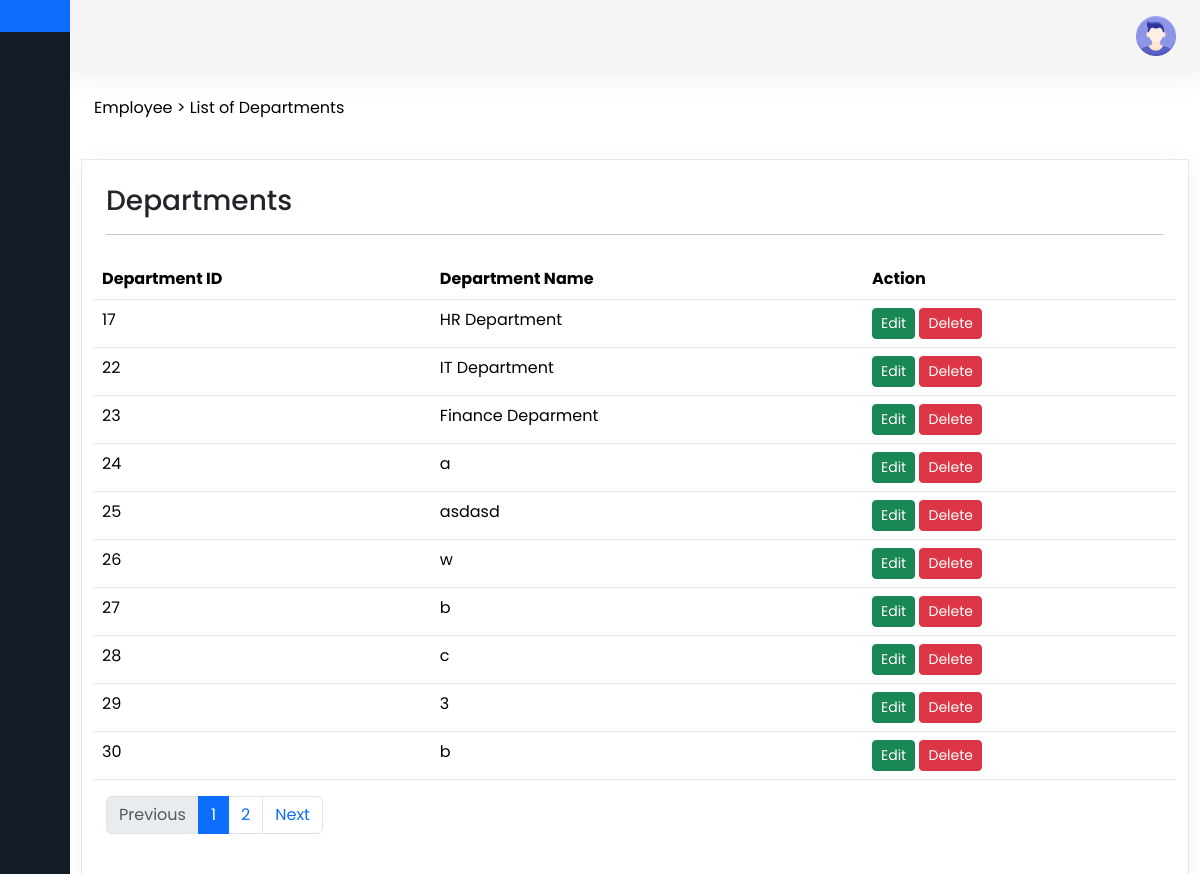
The page /departments.php on the database its author committed.
### tables this page shows
CREATE TABLE `department` (
  `deptID` int(11) NOT NULL,
  `deptname` varchar(40) DEFAULT NULL
);

### departments.php (the view, shortened to what this page needs)
<!DOCTYPE html>
<html>
<head>
    <link href="https://cdn.lineicons.com/4.0/lineicons.css" rel="stylesheet" />
    <link href="https://cdn.jsdelivr.net/npm/bootstrap@5.3.2/dist/css/bootstrap.min.css" rel="stylesheet">
    <link rel="stylesheet" href="style.css">
</head>
<body>
<div class="wrapper">
<?php include_once('sidebar.php'); ?>
    <div class="main">
        <p class="text-black p-4">Employee > <a class="text-black" href="employee.php">List of Departments</a></p>
        <main>
            <?php
            include('database.php');
            $limit = 10;
            $page = isset($_GET['page']) ? (int)$_GET['page'] : 1;
            $offset = ($page - 1) * $limit;
            $total_result = mysqli_query($con, "SELECT COUNT(*) AS count FROM department");
            $total_row = mysqli_fetch_assoc($total_result);
            $total = $total_row['count'];
            $total_pages = ceil($total / $limit);
            $sql = "SELECT *FROM department
                    LIMIT $limit OFFSET $offset";
            $query = mysqli_query($con, $sql);
            ?>
            <div class="container-fluid">
                <div class="container p-4" style="box-shadow: rgba(0, 0, 0, 0.05) 0px 6px 24px 0px, rgba(0, 0, 0, 0.08) 0px 0px 0px 1px;">
                    <h3>Departments</h3>
                    <hr class="p-1">
                    <div class="row">
                        <table class="table">
                            <thead>
                                <tr>
                                    <th>Department ID</th>
                                    <th>Department Name</th>
                                    <th>Action</th>
                                </tr>
                            </thead>
                            <tbody>
                                <?php
                                while ($index = mysqli_fetch_assoc($query)) {
                                ?>
                                    <tr>
                                        <td><?php echo $index['deptID']; ?></td>
                                        <td><?php echo $index['deptname']; ?></td>
                                        <td>
                                            <a href="#editdeptname_<?php echo $index['deptID']; ?>" data-bs-toggle="modal" class="btn btn-success btn-sm"><span class="glyphicon glyphicon-edit"></span> Edit</a>
                                            <a href="#deletedeptname_<?php echo $index['deptID']; ?>" data-bs-toggle="modal" class="btn btn-danger btn-sm"><span class="glyphicon glyphicon-trash"></span> Delete</a>
                                        </td>
                                    </tr>
                                <?php include('modals.php'); } ?>
                            </tbody>
                        </table>
                    </div>
                    <nav aria-label="Page navigation">
                        <ul class="pagination">
                            <li class="page-item <?php if($page <= 1) echo 'disabled'; ?>">
                                <a class="page-link" href="?page=<?php echo $page - 1; ?>">Previous</a>
                            </li>
                            <?php for ($i = 1; $i <= $total_pages; $i++): ?>
                                <li class="page-item <?php if($i === $page) echo 'active'; ?>">
                                    <a class="page-link" href="?page=<?php echo $i; ?>"><?php echo $i; ?></a>
                                </li>
                            <?php endfor; ?>
                            <li class="page-item <?php if($page >= $total_pages) echo 'disabled'; ?>">
                                <a class="page-link" href="?page=<?php echo $page + 1; ?>">Next</a>
                            </li>
                        </ul>
                    </nav>
                </div>
            </div>
        </main>
    </div>
</div>
</body>
</html>

### style.css (style rules this page uses)
a { text-decoration: none; }
li { list-style: none; }
body { font-family: 'Poppins', sans-serif; }
.wrapper { display: flex; }
.main { display: flex; flex-direction: column; min-height: 100vh; width: 100%; overflow: hidden; transition: all 0.35s ease-in-out; background-color: #fff; min-width: 0; }

### rows shown on the page
department: deptID "17", deptname "HR Department"
department: deptID "22", deptname "IT Department"
department: deptID "23", deptname "Finance Deparment"
department: deptID "24", deptname "a"
department: deptID "25", deptname "asdasd"
department: deptID "26", deptname "w"
department: deptID "27", deptname "b"
department: deptID "28", deptname "c"
department: deptID "29", deptname "3"
department: deptID "30", deptname "b"
